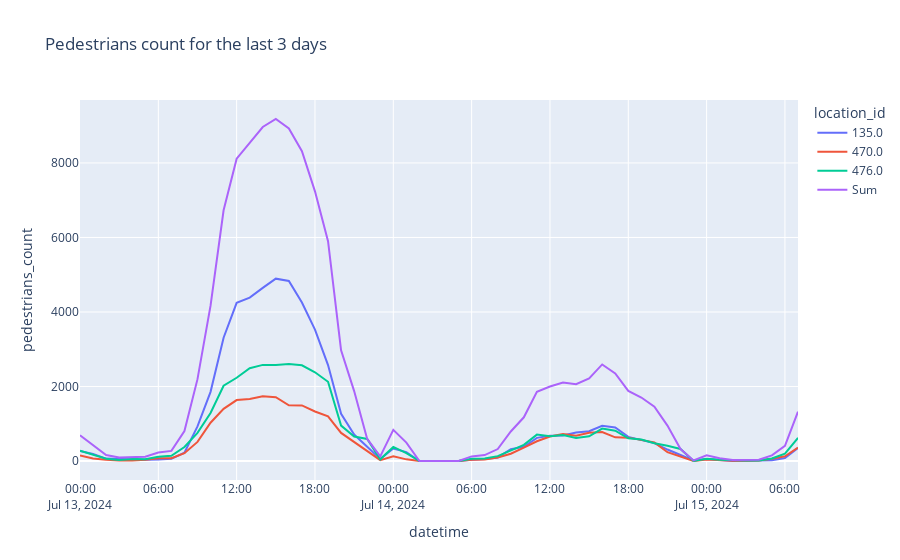

The code cell stored with this chart in its notebook:
### Code cell
# create a line plotly express plot with the data for the last 3 days in the wue_data_agg dataframe
# get the last 3 days values from the wue_data_agg dataframe in the column date
last_3_days = wue_data_agg['date'].unique()[-3:]
# filter the data to get the data for the last 3 days
wue_data_agg_3_days = wue_data_agg[wue_data_agg['date'].isin(last_3_days)]
# create the plot
fig = px.line(wue_data_agg_3_days, x='datetime', y='pedestrians_count', color='location_id', title='Pedestrians count for the last 3 days')
# add a line to the plot for the sum data of the different locations in wue_data_agg_3_days
sum_data = wue_data_agg_3_days.groupby('datetime').agg({'pedestrians_count': 'sum'}).reset_index()
fig.add_scatter(x=sum_data['datetime'], y=sum_data['pedestrians_count'], mode='lines', name='Sum')
# show the plot

fig.show()
